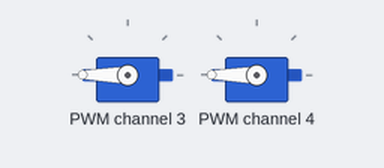
The program below on a simulated Raspberry Pi (BCM pin numbers). Shown: 2 × servo. What the program prints to the terminal is not drawn. At 8.3 s the program stops and its outputs stay as they are.

Above: at 0.1 s.
At 2.07 s:
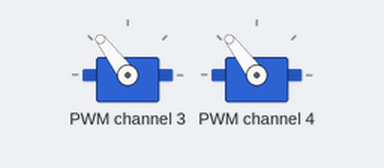
At 3.88 s:
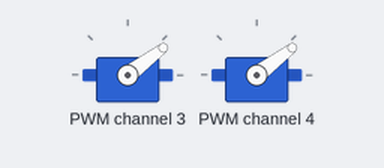
At 7.8 s:
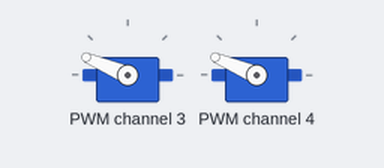
Timing chart, 0 to 9.8 s (numbered marks = the images above):
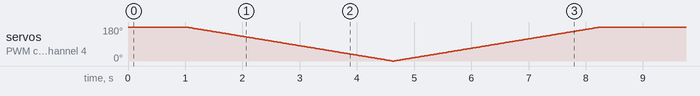

The program:

servo_test.py
```python
# Servo Motor Test Code
# sudo pip3 install adafruit-circuitpython-pca9685
# sudo pip3 install adafruit-circuitpython-servokit

import time

import adafruit_pca9685
import board
import busio
from adafruit_servokit import ServoKit

# I2C 버스 초기화
i2c = busio.I2C(board.SCL, board.SDA)

# PCA9685 초기화 (주소 0x5e)
pca = adafruit_pca9685.PCA9685(i2c, address=0x5e)

# 주파수 설정 (50Hz)
pca.frequency = 50

# ServoKit 초기화 (16채널, 주소 0x5e)
kit = ServoKit(channels=16, i2c=i2c, address=0x5e)

# 서보 채널 설정
# Servo1: CH5 (R48), Servo2: CH4 (R50)
servo1 = kit.servo[3]  # CH5
servo2 = kit.servo[4]  # CH4

# 서보 각도 범위 설정 (0~180도)
servo1.set_pulse_width_range(500, 2500)  # 0.5ms ~ 2.5ms
servo2.set_pulse_width_range(500, 2500)  # 0.5ms ~ 2.5ms

# 테스트 함수
def test_servo():
    print("Servo 테스트 시작: Servo1(CH5), Servo2(CH4)")

    # 초기 위치: 180도
    print("Servo1, Servo2를 180도로 설정...")
    servo1.angle = 180
    servo2.angle = 180
    time.sleep(1)

    # 180도에서 0도까지 이동
    print("180도에서 0도까지 이동...")
    for angle in range(180, -1, -1):  # 180도에서 0도까지 1도씩 감소
        servo1.angle = angle
        servo2.angle = angle
        time.sleep(0.02)  # 부드러운 이동을 위해 20ms 대기

    # 0도에서 180도로 이동
    print("0도에서 180도로 이동...")
    for angle in range(0, 181, 1):  # 0도에서 180도까지 1도씩 증가
        servo1.angle = angle
        servo2.angle = angle
        time.sleep(0.02)

    # 테스트 완료 후 서보 비활성화 (토크 해제)
    print("테스트 완료, 서보 비활성화")
    servo1.angle = None  # PWM 신호 끄기
    servo2.angle = None  # PWM 신호 끄기

# 메인 실행
if __name__ == "__main__":
    try:
        test_servo()
    except KeyboardInterrupt:
        print("\n테스트 중단")
        servo1.angle = None
        servo2.angle = None
    except Exception as e:
        print(f"에러 발생: {e}")
        servo1.angle = None
        servo2.angle = None
```
